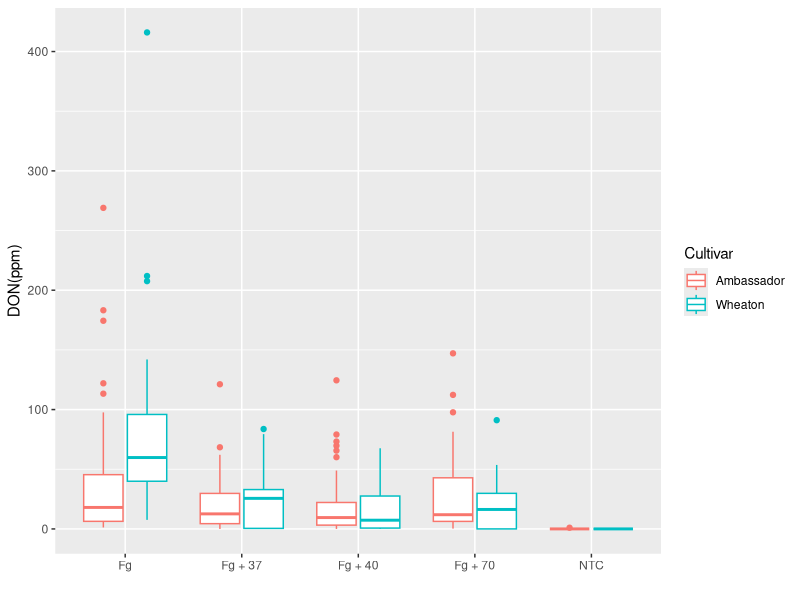
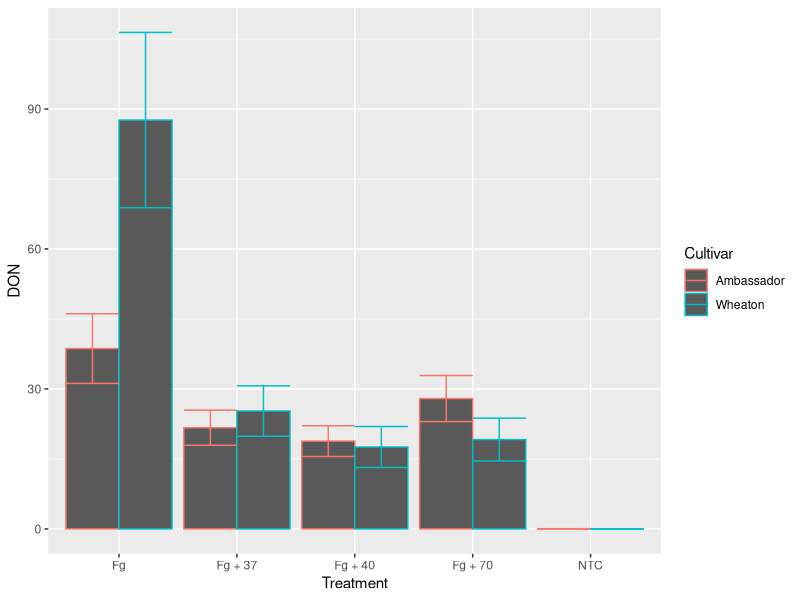

R code for these plots, in order: (Note: this script raises an error after producing the figures.)
## ---- chunk 1
myco_data <- read.csv("Data/MycotoxinData.csv", na.strings = "na") #load the data
str(myco_data)
## ---- chunk 2
myco_data$Treatment <- as.factor(myco_data$Treatment)
myco_data$Cultivar <- as.factor(myco_data$Cultivar)
str(myco_data)
## ---- chunk 3
library(ggplot2)
plot1 <- ggplot(myco_data, aes(x = Treatment,  y = DON, colour = Cultivar)) + 
  geom_boxplot() +       #making a boxplot
  xlab("") +             #labelling X-axis
  ylab("DON(ppm)")       #labelling Y-axis
plot1
## ---- chunk 4
plot2 <- ggplot(myco_data, aes(x = Treatment,  y = DON, colour = Cultivar)) + 
   stat_summary(fun = mean, geom = "bar", position = "dodge") +  #genrating barchart with mean
  stat_summary(fun.data = mean_se, geom = "errorbar", position = "dodge")  #adding standard error bars on the bars
plot2
## ---- chunk 5
plot3 <- ggplot(myco_data, aes(x = Treatment,  y = DON, colour = Cultivar)) + 
  geom_boxplot() +
  geom_point(position = position_jitterdodge(), shape = 21, color = "black") + #adding points on the box-plot to visualize the data better
  xlab("") +
  ylab("DON(ppm)")
plot3
## ---- chunk 6
plot4 <- ggplot(myco_data, aes(x = Treatment,  y = DON, colour = Cultivar)) +
   stat_summary(fun = mean, geom = "bar", position = "dodge") +
  stat_summary(fun.data = mean_se, geom = "errorbar", position = "dodge") +
   geom_point(position = position_jitterdodge(), shape = 21, color = "black")
plot4
## ---- chunk 7
plot5 <- ggplot(myco_data, aes(x = Treatment,  y = DON, colour = Cultivar)) + 
  geom_boxplot() +
  geom_point(position = position_jitterdodge(), shape = 21, color = "black") +
  xlab("") +
  ylab("DON(ppm)") +
  facet_wrap(~Cultivar, scales = "free") #adding facet to divide the dataframe into sub-groups
plot5
## ---- chunk 8
plot6 <- ggplot(myco_data, aes(x = Treatment,  y = DON, colour = Cultivar)) +
   stat_summary(fun = mean, geom = "bar", position = "dodge") +
  stat_summary(fun.data = mean_se, geom = "errorbar", position = "dodge") +
   geom_point(position = position_jitterdodge(), shape = 21, color = "black") +
  facet_wrap(~Cultivar, scales = "free")
plot6
## ---- chunk 9
plot7 <- ggplot(myco_data, aes(x = Treatment,  y = DON, colour = Cultivar)) + 
  geom_boxplot() +
  geom_point(position = position_jitterdodge(), shape = 21, color = "black") + 
  geom_jitter(width = 0.5, alpha = 0.5) + #adding transparency to the points
xlab("") +
  ylab("DON(ppm)") +
  facet_wrap(~Cultivar, scales = "free")
plot7
## ---- chunk 10
plot8 <- ggplot(myco_data, aes(x = Treatment,  y = DON, colour = Cultivar)) +
   stat_summary(fun = mean, geom = "bar", position = "dodge") +
  stat_summary(fun.data = mean_se, geom = "errorbar", position = "dodge") +
   geom_point(position = position_jitterdodge(), shape = 21, color = "black") +
   geom_jitter(width = 0.5, alpha = 0.5) + #adding transparency to the points
  facet_wrap(~Cultivar, scales = "free")
plot8
